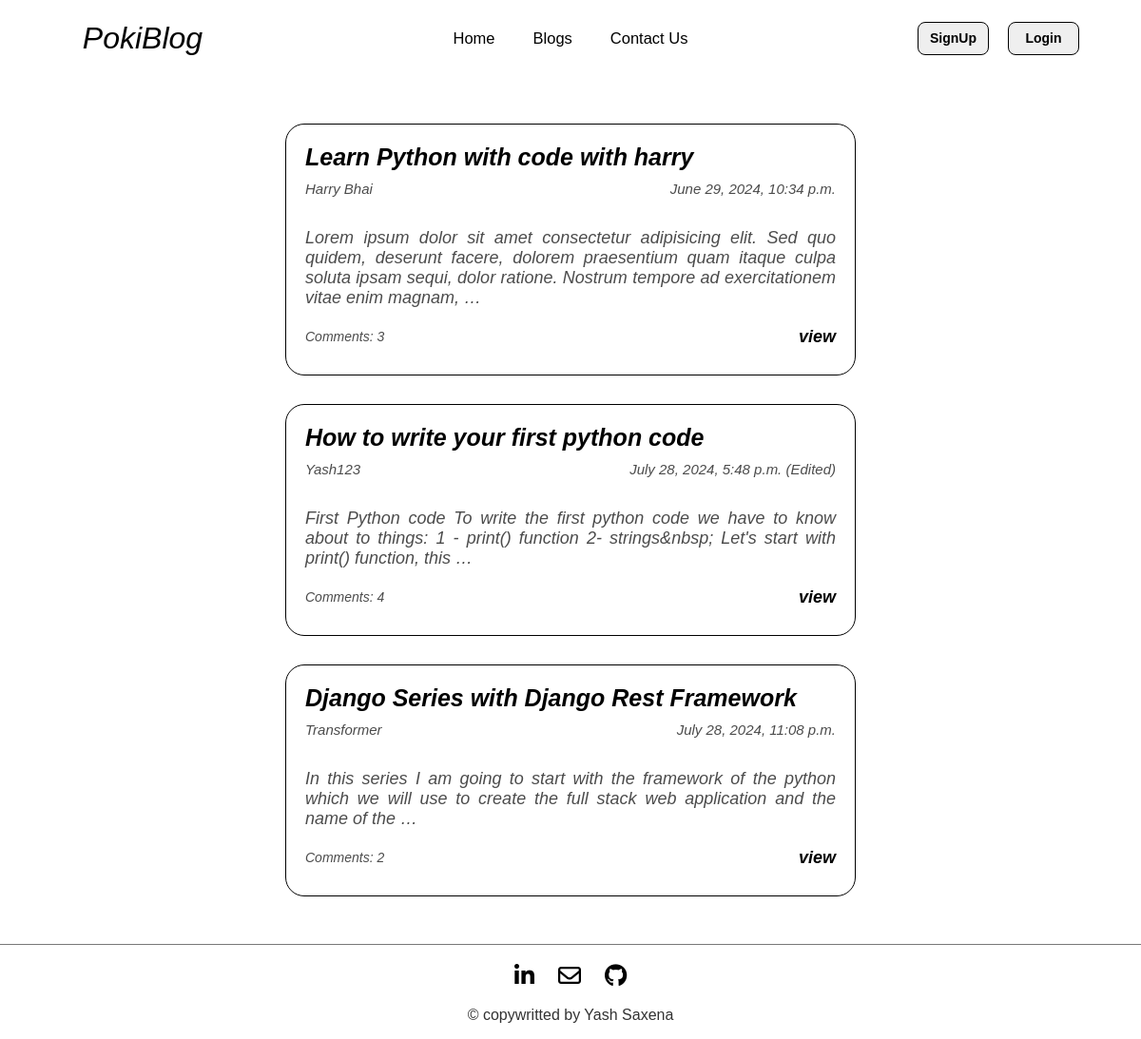
The app's page /blogs/ with its own data.
### blog/models.py (models this page shows)
class Blog(models.Model):
    title = models.CharField(max_length=150)
    content = HTMLField()
    created_at = models.DateTimeField(default=datetime.datetime.now(),blank=True)
    comments = models.TextField()
    author = models.CharField(max_length=150)
    updated_at = models.DateTimeField(default=datetime.datetime.now())
    comments_count = models.IntegerField(default=0)
    is_updated = models.BooleanField(default=False)

### blog/views.py (the view)
# urls.py: path('blogs/',views.Blogs,name='blogs'),
def Blogs(request):
    status,show = is_loggedin(request)
    blogs = Blog.objects.all()
    return render(request,'blog/blogs.html',{"blogs":blogs,'show':show,'status':status})

### blog/views.py (called while the page is built)
def is_loggedin(request):
    status = request.user.is_authenticated
    if status:
        show = request.user.username[0].upper()
    else:
        show = None
    return status,show

### blog/templates/blog/blogs.html (shortened to what this page needs)
{% extends "base.html" %}
{% load static %}
{% block style %}
{{ block.super }}
<link rel="stylesheet" href="{% static 'blog/css/blogs.css' %}">
{% endblock style %}
{% block content %}
<main class="main-container">
    <div class='blog-container'>
    {% if blogs %}
    {% for blog in blogs %}
        <div class="blog">
            <a href="{% url 'blogdetail' blog.id %}"><p class='blog-title'>{{blog.title|truncatewords:8}}</p></a>
            <div class='blog-author'>
                <p>{{blog.author}}</p>
                {% if blog.is_updated %}
                    <p>{{blog.updated_at}} (Edited)</p>
                {% else %}
                    <p>{{blog.created_at}}</p>
                {% endif %}
            </div>
            <p class='blog-content'>{{blog.content|truncatewords:30|striptags}}</p>
            <div class='view'>
                <p class='comment'>Comments: {{blog.comments_count}}</p>
                <a href="{% url 'blogdetail' blog.id %}">view</a>
            </div>
        </div>
    {% endfor %}
    {% else %}
        <p class='no-blog'>No Blogs Avialable Now...</p>
    {% endif %}
    </div>
    {% include "footer.html" %}
</main>
{% endblock content %}

### templates/base.html (shortened to what this page needs)
{% load static %}
<!DOCTYPE html>
<html lang="en">
<head>
    {% block style %}
        <link rel="stylesheet" href="{% static 'blog/css/style.css' %}">
        <link rel="stylesheet" href="https://cdnjs.cloudflare.com/ajax/libs/font-awesome/6.5.2/css/all.min.css" />
    {% endblock style %}
</head>
<body>
    <div class="main-container">
        <nav class="navbar">
            <div class="logo">
                <a href="{% url 'home' %}"><p>PokiBlog</p></a>
            </div>
            <div class="content">
                <a href="{% url 'home' %}" class="navigation">
                    <p>Home</p>
                </a>
                <a href="{% url 'blogs' %}" class="navigation">
                    <p>Blogs</p>
                </a>
                <a href="{% url 'contactus' %}" class="navigation">
                    <p>Contact Us</p>
                </a>
            </div>
           {% include "buttons.html" %}
        </nav>
        {% block content %}{% endblock content %}
    </div>
</body>
</html>

### templates/buttons.html
<div class="buttons">
    {% if status %}
    <div>
        <div class="user">
            <p>{{show}}</p>
        </div>
        <div class="dashcontainer">
            <a href="{% url 'profile' %}">Profile</a>
            <a href="{% url 'dashboard' %}">Dashboard</a>
            <a href="{% url 'logout' %}">Logout</a>
        </div>
    </div>
    {% else %}
    <div class="signup">
        <a href="{% url 'signup' %}"><button>SignUp</button></a>
    </div>
    <div class="login">
        <a href="{% url 'login' %}"><button>Login</button></a>
    </div>
    {% endif %}
</div>

### templates/footer.html
<footer class="footer">
    <div class='icons'>
        <a href="https://www.linkedin.com/in/yash-saxena-1935bb226" target='blank' class="icon"><i class="fa-brands fa-linkedin-in"></i></a>
        <a href="mailto:yashsaxena210403@gmail.com" class="icon" target='blank'><i class="fa-regular fa-envelope"></i></a>
        <a href="https://github.com/YASHSAXEN" class="icon" target='blank'><i class="fa-brands fa-github"></i></a>
    </div>
    <div>
        <p>&copy; copywritted by Yash Saxena</p>
    </div>
</footer>

### blog/static/blog/css/style.css (style rules this page uses)
* { padding: 0px; margin: 0px; box-sizing: border-box; }
a { text-decoration: none; }
.main-container { width: 100vw; height: 100vh; max-height: max-content; }
.navbar { width: 100%; height: 80px; display: flex; background-color: white; color: white; overflow-x: hidden; }
.navbar a { color:black; }
.logo { width: 25%; height: 100%; display: flex; justify-content: center; align-items: center; }
.logo a p { font-family:'Trebuchet MS', 'Lucida Sans Unicode', 'Lucida Grande', 'Lucida Sans', Arial, sans-serif; font-size: 32px; font-style:italic; }
.content { width: 50%; height: 100%; display: flex; justify-content: center; align-items: center; gap: 40px; }
.content a p { font-family:'Trebuchet MS', 'Lucida Sans Unicode', 'Lucida Grande', 'Lucida Sans', Arial, sans-serif; font-size: 16.5px; transition: all; transition-duration: 0.5s; }
.buttons { width: 25%; height: 100%; display: flex; justify-content: center; align-items: center; gap: 20px; }
.buttons div { height: 100%; width: 25%; display: flex; justify-content: center; align-items: center; }
.buttons div a { width: 100%; cursor: pointer; }
.buttons div a button { width: 100%; height: 35px; border: 0.1px solid black; border-radius: 8px; font-family: 'Trebuchet MS', 'Lucida Sans Unicode', 'Lucida Grande', 'Lucida Sans', Arial, sans-serif; font-size: 14px; font-weight: 900; transition: all; transition-duration: 0.4s; cursor: pointer; }
.footer { width: 100%; height: 100px; display: flex; flex-direction: column; gap: 20px; align-items: center; border-top: 1px solid rgba(0, 0, 0, 0.53); padding: 20px; }
.icons { display: flex; gap: 25px; }
.icons a { color: black; }
.icons a i { font-size: 24px; }
.footer p { font-family: 'Trebuchet MS', 'Lucida Sans Unicode', 'Lucida Grande', 'Lucida Sans', Arial, sans-serif; opacity: 0.8; }

### blog/static/blog/css/blogs.css (style rules this page uses)
.main-container { width: 100%; height: max-content; max-height: max-content; }
.blog-container { width: 100%; height: max-content; display: flex; flex-direction: column; align-items: center; gap: 30px; margin-top: 50px; margin-bottom: 50px; }
.blog { width: 50%; border: 1px solid black; padding: 20px; max-height: max-content; display: flex; flex-direction: column!important; gap: 10px; border-radius: 20px; }
.blog-title { font-family: 'Trebuchet MS', 'Lucida Sans Unicode', 'Lucida Grande', 'Lucida Sans', Arial, sans-serif; font-size: 25px; font-weight: 900; font-style: italic; color: black; }
.blog-author { width: 100%; height: 20px; display: flex; justify-content: space-between; }
.blog-author p { opacity: 0.7; font-family: 'Trebuchet MS', 'Lucida Sans Unicode', 'Lucida Grande', 'Lucida Sans', Arial, sans-serif; font-size: 15px; font-style: italic; }
.blog-content { margin-top: 20px; width: 100%; text-align: justify!important; font-family: 'Trebuchet MS', 'Lucida Sans Unicode', 'Lucida Grande', 'Lucida Sans', Arial, sans-serif!important; font-size: 18px!important; font-style: italic!important; opacity: 0.7!important; }
.view { width: 100%; height: 40px; display: flex; justify-content: space-between; align-items: center; font-family: 'Trebuchet MS', 'Lucida Sans Unicode', 'Lucida Grande', 'Lucida Sans', Arial, sans-serif; }
.comment { font-size: 14px; opacity: 0.7; font-style: italic; }
.view a { font-size: 18px; font-style: italic; font-weight: bold; color: black; }

### records on screen
Blog: title "Learn Python with code with harry", author "Harry Bhai", created_at "June 29, 2024, 10:34 p.m.", content "Lorem ipsum dolor sit amet consectetur adipisicing elit. Sed quo quidem, deserunt facere, dolorem praesentium quam itaque culpa soluta ipsam sequi, dolor ratione. Nostrum tempore ad exercitationem vitae enim magnam, …", comments_count "3"
Blog: title "How to write your first python code", author "Yash123", updated_at "July 28, 2024, 5:48 p.m.", content "First Python code To write the first python code we have to know about to things: 1 - print() function 2- strings&nbsp; Let's start with print() function, this …", comments_count "4"
Blog: title "Django Series with Django Rest Framework", author "Transformer", created_at "July 28, 2024, 11:08 p.m.", content "In this series I am going to start with the framework of the python which we will use to create the full stack web application and the name of the …", comments_count "2"
